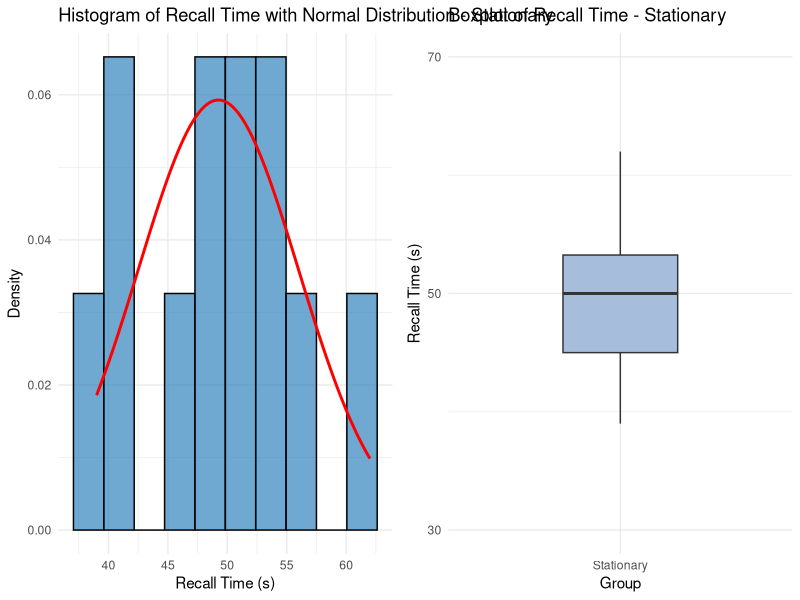
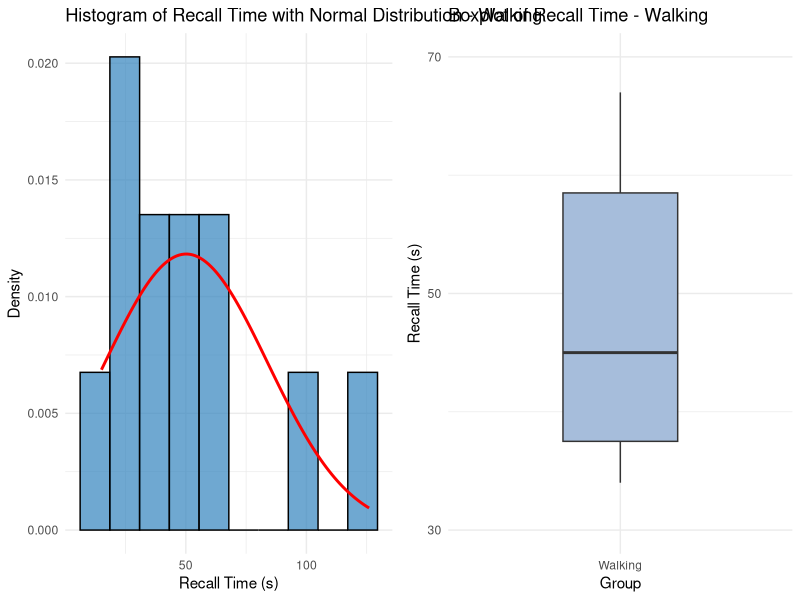

The R source for these figures, in order:
# Load libraries
library(ggplot2)
library(dplyr)
library(gridExtra)

# Embedded recall time data in seconds
stationary_time <- c(53, 62, 54, 52, 49, 46, 48, 39, 40, 42, 55, 51)
walking_time <- c(35, 25, 45, 67, 24, 34, 63, 15, 100, 23, 45, 126)

# Create data frame
df_time <- data.frame(
  RecallTime = c(stationary_time, walking_time),
  Group = rep(c("Stationary", "Walking"), each = 12)
)

# Summary statistics function
summary_stats <- function(data) {
  data %>%
    summarise(
      Mean = mean(RecallTime),
      Median = median(RecallTime),
      SD = sd(RecallTime),
      IQR = IQR(RecallTime),
      CI_lower = Mean - 1.96 * SD / sqrt(n()),
      CI_upper = Mean + 1.96 * SD / sqrt(n())
    )
}

# Print stats
stationary_stats <- summary_stats(filter(df_time, Group == "Stationary"))
walking_stats <- summary_stats(filter(df_time, Group == "Walking"))
print(stationary_stats)
print(walking_stats)

# Plot: Histogram with normal curve
plot_histogram_time <- function(data, group_name) {
  ggplot(data, aes(x = RecallTime)) +
    geom_histogram(aes(y = ..density..), bins = 10, fill = "#3182bd", color = "black", alpha = 0.7) +
    stat_function(fun = dnorm,
                  args = list(mean = mean(data$RecallTime), sd = sd(data$RecallTime)),
                  col = "red", size = 1) +
    ggtitle(paste("Histogram of Recall Time with Normal Distribution -", group_name)) +
    xlab("Recall Time (s)") +
    ylab("Density") +
    theme_minimal()
}

# Plot: Boxplot
plot_boxplot_time <- function(data, group_name) {
  ggplot(data, aes(x = group_name, y = RecallTime)) +
    geom_boxplot(fill = "#a6bddb", width = 0.4) +
    ggtitle(paste("Boxplot of Recall Time -", group_name)) +
    xlab("Group") +
    ylab("Recall Time (s)") +
    scale_y_continuous(limits = c(30, 70), breaks = seq(10, 70, 20)) +
    theme_minimal()
}

# Subsets
stationary_df <- filter(df_time, Group == "Stationary")
walking_df <- filter(df_time, Group == "Walking")

# Generate plots
p5 <- plot_histogram_time(stationary_df, "Stationary")
p6 <- plot_boxplot_time(stationary_df, "Stationary")
p7 <- plot_histogram_time(walking_df, "Walking")
p8 <- plot_boxplot_time(walking_df, "Walking")

# Display side by side
grid.arrange(p5, p6, ncol = 2)
grid.arrange(p7, p8, ncol = 2)

# Function to summarize distribution details
distribution_stats <- function(data_vector, group_name) {
  cat(paste("\n---", group_name, "Group ---\n"))
  cat("Median:", median(data_vector), "\n")
  cat("Interquartile Range (IQR):", IQR(data_vector), "\n")
  shapiro <- shapiro.test(data_vector)
  cat("Shapiro-Wilk Test:\n")
  cat("W =", round(shapiro$statistic, 3), ", p =", round(shapiro$p.value, 3), "\n")
}

# Apply to both groups
distribution_stats(stationary_time, "Stationary")
distribution_stats(walking_time, "Walking")

